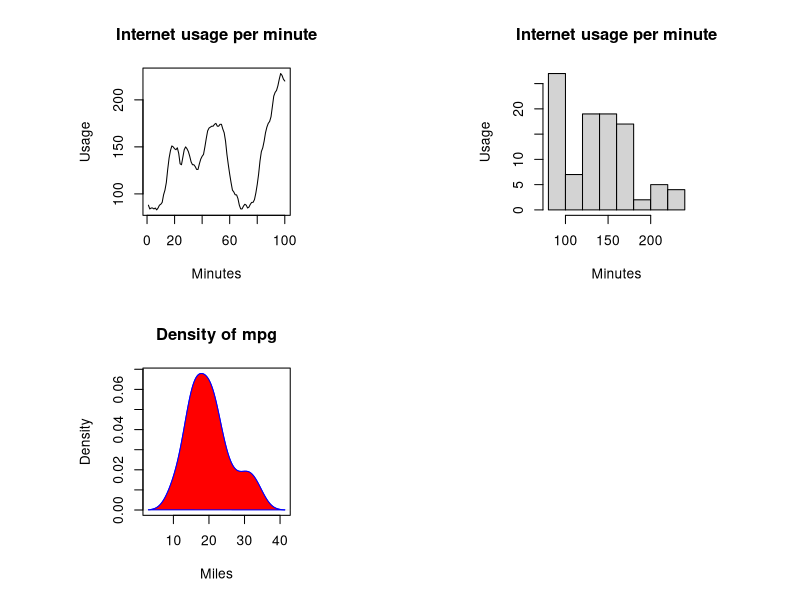
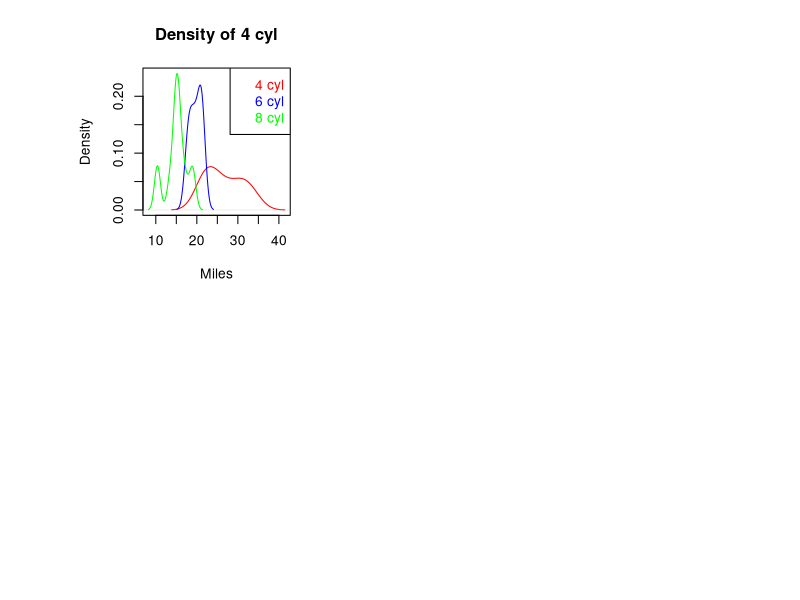
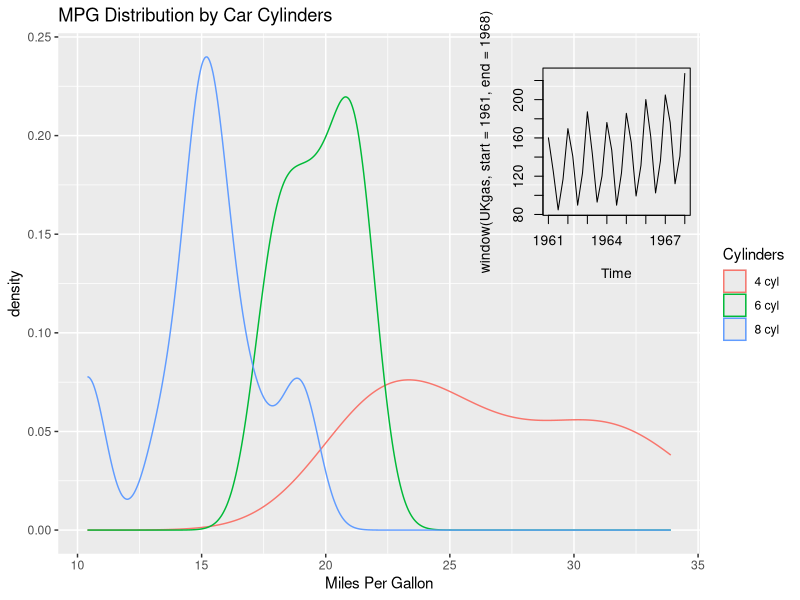

R code for these plots, in order:
data(WWWusage)

WWWusage

summary(WWWusage)

par(mfrow=c(nrow=2, ncol=2), pty="s")

plot(WWWusage,
     main = "Internet usage per minute",
     xlab = "Minutes",
     ylab = "Usage")

hist(WWWusage,
     main = "Internet usage per minute",
     xlab = "Minutes",
     ylab = "Usage")


View(mtcars)

class(mtcars)

d <- density(mtcars$mpg)
plot(d, main="Density of mpg", xlab = "Miles", ylab = "Density", col = "blue")

polygon(d, col = "red", border = "blue")

cly.f <- factor(mtcars$cyl, labels = c("4 cyl", "6 cyl", "8 cyl"), levels = c(4,6,8))
cly.y <- factor(mtcars$cyl)

cyl.dc4 <- density(mtcars$mpg[mtcars$cyl == 4])
cyl.dc6 <- density(mtcars$mpg[mtcars$cyl == 6])
cyl.dc8 <- density(mtcars$mpg[mtcars$cyl == 8])

print(cyl.dc4)


par(mfrow=c(nrow=2, ncol=2), pty="s")

plot(cyl.dc4,
     main="Density of 4 cyl",
     xlab = "Miles",
     xlim = c(min(cyl.dc8$x,cyl.dc4$x,cyl.dc6$x),
              max(cyl.dc8$x,cyl.dc4$x,cyl.dc6$x)),
     ylim = c(min(cyl.dc8$y,cyl.dc4$y,cyl.dc6$y),
              max(cyl.dc8$y,cyl.dc4$y,cyl.dc6$y)),
     col = "red")
lines(cyl.dc6, col = "blue")
lines(cyl.dc8, col = "green")

legend("topright", legend = levels(cly.f), text.col=c("red","blue","green"))


# install.packages("ggplot2", repos='http://cran.us.r-project.org')

library(ggplot2)

cly.f <- factor(mtcars$cyl, labels = c("4 cyl", "6 cyl", "8 cyl"), levels = c(4,6,8))

ggplot(mtcars, aes(x=mpg)) +
  geom_density(aes(colour = cly.f)) +
  xlab("Miles Per Gallon") +
  ggtitle("MPG Distribution by Car Cylinders") +
  labs(color="Cylinders")




UKgas

plot.ts(window(UKgas, start = 1961, end = 1968))